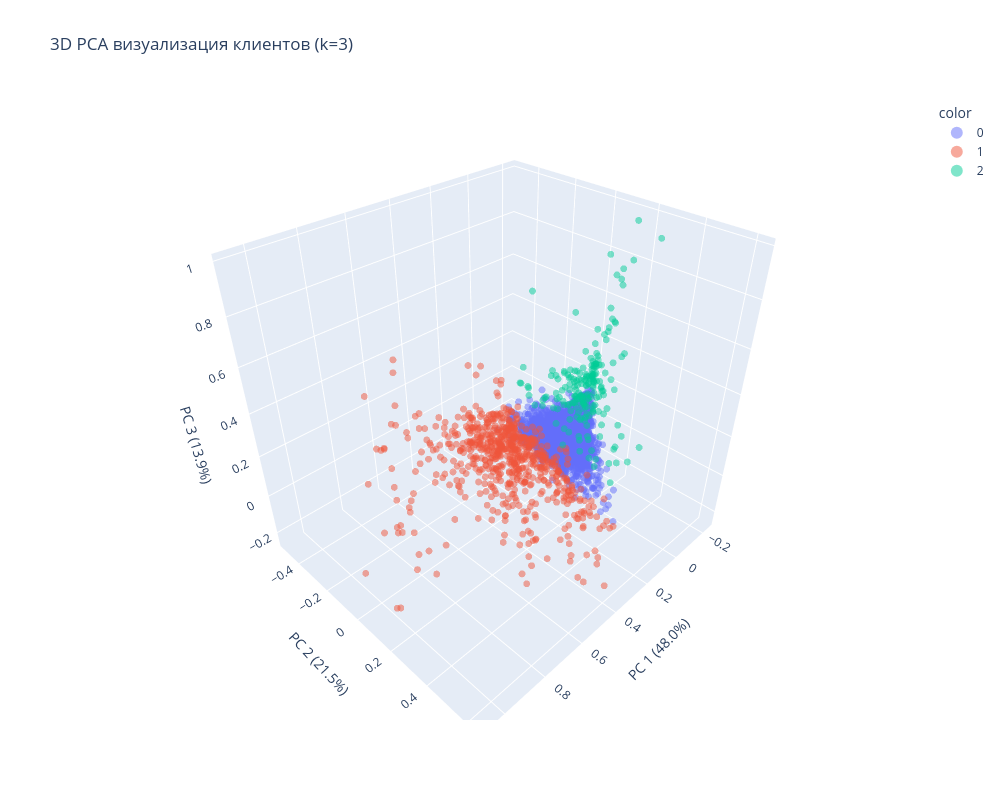

Source (notebook cell):
### Markdown cell above
## Строю интерактивную 3D модель кластеров

### Code cell
def PCAplot3D(x_data, y_data=None):
    # Выполняю PCA для 3 компонент
    pca = PCA(n_components=3)
    components = pca.fit_transform(x_data)

    fig = px.scatter_3d(
        components,
        x=0, y=1, z=2,
        color=y_data.astype(str) if y_data is not None else None, 
        size=np.ones(len(x_data)), 
        opacity=0.5,
        title='3D PCA визуализация клиентов (k=3)',
        labels={'0': f'PC 1 ({pca.explained_variance_ratio_[0]*100:.1f}%)',
                '1': f'PC 2 ({pca.explained_variance_ratio_[1]*100:.1f}%)',
                '2': f'PC 3 ({pca.explained_variance_ratio_[2]*100:.1f}%)'},
        width=1000,
        height=800
    )
    fig.update_traces(marker=dict(size=4)) # Настраиваем размер точек для лучшей видимости
    fig.show()

PCAplot3D(city_groups_scl[features], yhat)

### Figure 1 — Plotly figure (JSON) as saved in the notebook; plotly's stock layout.template omitted (floating-point values rounded to 4 significant figures; data arrays with more than 128 entries replaced by an {"elided": "..."} marker saying what was removed)
{"data": [{"hovertemplate": "color=0<br>PC 1 (48.0%)=%{x}<br>PC 2 (21.5%)=%{y}<br>PC 3 (13.9%)=%{z}<br>size=%{marker.size}<extra></extra>", "legendgroup": "0", "marker": {"color": "#636efa", "opacity": 0.5, "size": 4, "sizemode": "area", "sizeref": 0.0025, "symbol": "circle"}, "mode": "markers", "name": "0", "scene": "scene", "showlegend": true, "type": "scatter3d", "x": {"elided": "3596 float values"}, "y": {"elided": "3596 float values"}, "z": {"elided": "3596 float values"}}, {"hovertemplate": "color=1<br>PC 1 (48.0%)=%{x}<br>PC 2 (21.5%)=%{y}<br>PC 3 (13.9%)=%{z}<br>size=%{marker.size}<extra></extra>", "legendgroup": "1", "marker": {"color": "#EF553B", "opacity": 0.5, "size": 4, "sizemode": "area", "sizeref": 0.0025, "symbol": "circle"}, "mode": "markers", "name": "1", "scene": "scene", "showlegend": true, "type": "scatter3d", "x": {"elided": "683 float values"}, "y": {"elided": "683 float values"}, "z": {"elided": "683 float values"}}, {"hovertemplate": "color=2<br>PC 1 (48.0%)=%{x}<br>PC 2 (21.5%)=%{y}<br>PC 3 (13.9%)=%{z}<br>size=%{marker.size}<extra></extra>", "legendgroup": "2", "marker": {"color": "#00cc96", "opacity": 0.5, "size": 4, "sizemode": "area", "sizeref": 0.0025, "symbol": "circle"}, "mode": "markers", "name": "2", "scene": "scene", "showlegend": true, "type": "scatter3d", "x": {"elided": "199 float values"}, "y": {"elided": "199 float values"}, "z": {"elided": "199 float values"}}], "layout": {"height": 800, "legend": {"itemsizing": "constant", "title": {"text": "color"}, "tracegroupgap": 0}, "scene": {"domain": {"x": [0, 1], "y": [0, 1]}, "xaxis": {"title": {"text": "PC 1 (48.0%)"}}, "yaxis": {"title": {"text": "PC 2 (21.5%)"}}, "zaxis": {"title": {"text": "PC 3 (13.9%)"}}}, "title": {"text": "3D PCA визуализация клиентов (k=3)"}, "width": 1000}}
